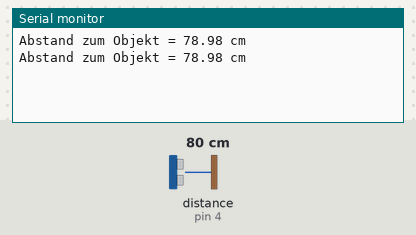
A sketch run on a simulated Arduino Uno, built with avr-gcc and run on an emulated ATmega328P. On the bench: the last lines printed to the serial monitor. Wiring (inferred from the names in the program): ultrasonic range finder: trigger pin 5; echo pin 4. The test bench sets the inputs (shaded band); at power-on: distance to the obstacle (sensor on pin 4) 80 cm. The echo pulse lasts 58.3 µs per cm.

Above: at 1.8 s.
1.9 s: distance to the obstacle (sensor on pin 4) set to 2 cm
At 2.8 s:
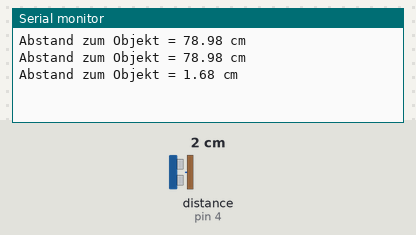
3.4 s: distance to the obstacle (sensor on pin 4) set to 4 cm
At 4.6 s:
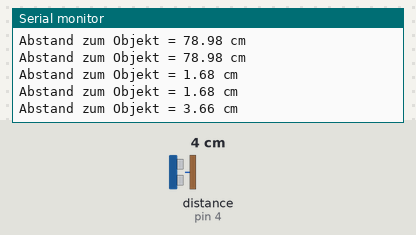
Timing chart, 0 to 6.4 s (numbered marks = the images above; inputs shaded):
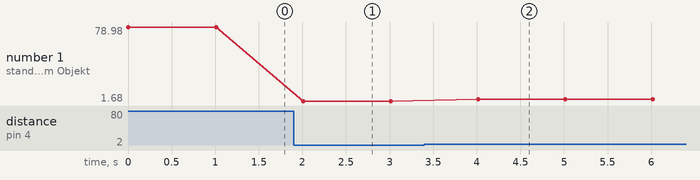

Measured:
- after the input at 1.9 s, the serial monitor: prints a new line after 0.11 s (image 1)
- after the input at 3.4 s, the serial monitor: prints a new line after 0.61 s (image 2)
- plotted number 1: 78.98 → 1.68 after the input at 1.9 s, 1.68 → 3.66 after the input at 3.4 s

The sketch:

HC_SR04_Ultraschall_Abstandssensor.ino
```cpp
/*
Project:  HC-SR04 Ultraschall Abstandssensor
Author:   Thomas Edlinger for www.edistechlab.com
Date:     Created 17.08.2021
Version:  V1.0
IDE:      Arduino IDE 1.8.15
 
Required Board (Tools -> Board -> Boards Manager...)
 - Board: esp8266 by ESP8266 Community   V3.0.2
 - Board: esp32   by Espressif Systems   V1.0.6

Required libraries (sketch -> include library -> manage libraries)
 - no library

Connect the Ultrasonic Sensor:
HC-SR04     ESP32       ESP8266     UNO      Mega
VCC         Vin (5V)    Vin (5V)    5V       5V
Trig        D5/GPIO5    D1/GPIO5    5        5
Echo        D4/GPIO4    D2/GPIO4    4        4
GND         GND         GND         GND      GND

Use a voltage divider for the Echo Pin on the ESPs.
1 kOhm and 2 kOhm for example

HC-SR04-Echo---1kOhm---2.2kOHm---GND
                     |
                     |
                   GPIO5
*/

const int trigPin = 5;
const int echoPin = 4;
long dauer;
float abstand;

void setup() {
  Serial.begin(9600);
  pinMode(trigPin, OUTPUT);
  pinMode(echoPin, INPUT);
}

void loop() {
  digitalWrite(trigPin, LOW);
  delayMicroseconds(5);
  digitalWrite(trigPin, HIGH);
  delayMicroseconds(10);
  digitalWrite(trigPin, LOW);

  dauer = pulseIn(echoPin, HIGH);
  abstand = dauer * 0.034 / 2;

  Serial.print("Abstand zum Objekt = ");
  Serial.print(abstand);
  Serial.println(" cm");
  delay(1000);
}
```
